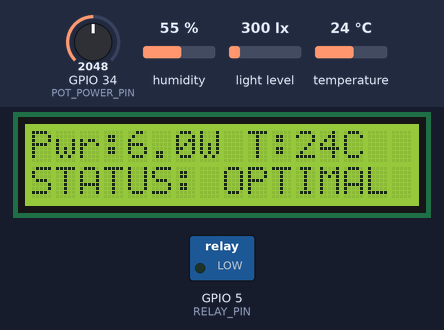
The sketch below on a simulated ESP32. Parts: 16×2 character LCD, switched loads named in the sketch (green lamp = pin HIGH). Inputs (shaded band) come from the test bench; at power-on: temperature 24 °C, GPIO 34 (POT_POWER_PIN) = 2048, humidity 55 %, light level 300 lx. What the sketch prints to the serial monitor is not drawn.

Above: at 3.2 s.
3.3 s: temperature set to 0 °C
At 5.3 s:
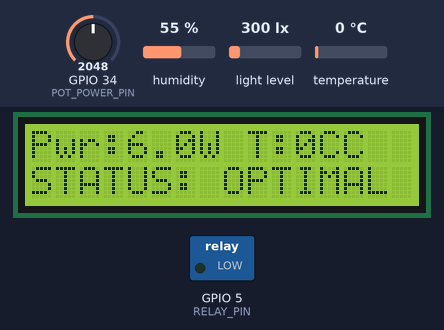
6.0 s: GPIO 34 (POT_POWER_PIN) set to 2866
At 6.8 s:
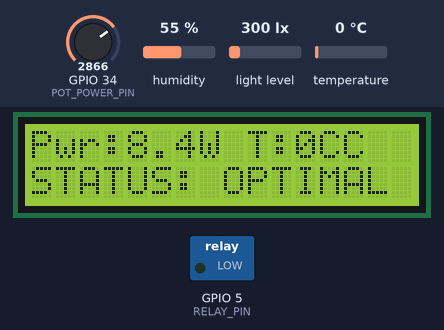
8.7 s: temperature set to 41 °C
At 11.2 s:
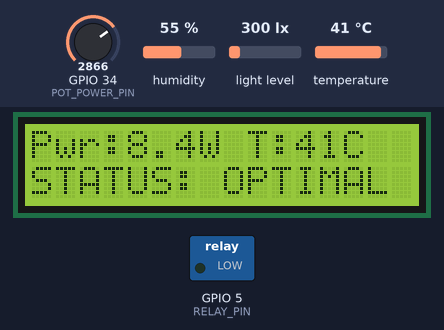
11.7 s: GPIO 34 (POT_POWER_PIN) set to 3972
At 12.9 s:
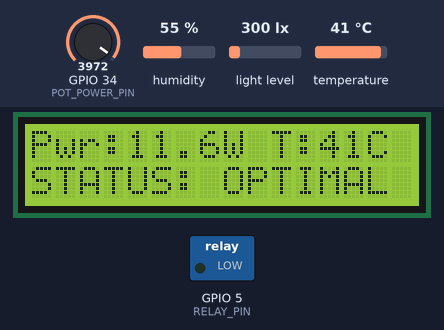
14.4 s: temperature set to 12 °C
At 17.3 s:
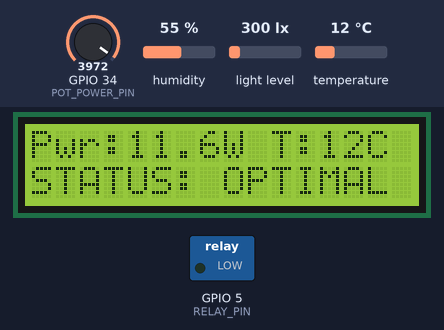
17.8 s: GPIO 34 (POT_POWER_PIN) set to 3452
At 19.0 s:
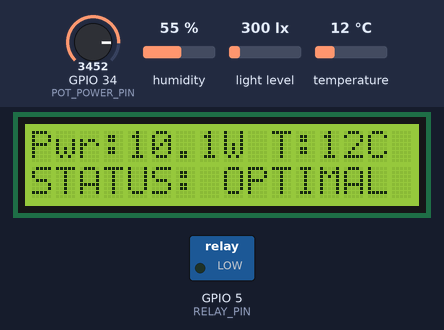
20.5 s: GPIO 34 (POT_POWER_PIN) set to 3358
Timing chart, 0 to 23.5 s (numbered marks = the images above; inputs shaded):
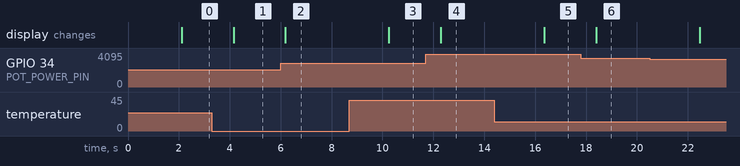

The sketch:

esp32-http-server.ino
```cpp
/* ESP32 HTTP IoT Server Example for Wokwi.com

  https://wokwi.com/projects/320964045035274834

  To test, you need the Wokwi IoT Gateway, as explained here:

  https://docs.wokwi.com/guides/esp32-wifi#the-private-gateway

  Then start the simulation, and open http://localhost:9080
  in another browser tab.

  Note that the IoT Gateway requires a Wokwi Club subscription.
  To purchase a Wokwi Club subscription, go to https://wokwi.com/club
*/

#include <Wire.h>
#include <LiquidCrystal_I2C.h>
#include <DHT.h>
#include <BH1750.h>

// Pin Definitions
#define POT_POWER_PIN 34   // Simulates Actual Solar Power (0-12W)
#define POT_DUST_PIN 32    // Simulates Dust accumulation
#define DHTPIN 4           // DHT22 Temperature Sensor
#define RELAY_PIN 5        // Cleaning Pump Relay
#define DHTTYPE DHT22

// Initialize Components
LiquidCrystal_I2C lcd(0x27, 16, 2);
DHT dht(DHTPIN, DHTTYPE);
BH1750 lightMeter;

void setup() {
  Serial.begin(115200);

  // Start Sensors
  Wire.begin(21, 22); // SDA, SCL
  dht.begin();
  lightMeter.begin();

  // Start LCD
  lcd.init();
  lcd.backlight();

  // Set Relay
  pinMode(RELAY_PIN, OUTPUT);
  digitalWrite(RELAY_PIN, LOW);

  lcd.print("AI Solar System");
  delay(2000);
  lcd.clear();
}

void loop() {
  // 1. Read Raw Sensor Data
  float temp = dht.readTemperature();
  float lux = lightMeter.readLightLevel();

  // 2. Simulate Actual Power from Potentiometer (0 to 12 Watts)
  int rawPower = analogRead(POT_POWER_PIN);
  float actualPower = (rawPower / 4095.0) * 12.0;

  // 3. Simple AI Prediction Logic (P = Light - Heat Loss)
  // In a real AI, these coefficients come from your Python training
  float predictedPower = (lux / 5000.0) * 10.0;
  if (temp > 35) predictedPower -= (temp - 35) * 0.1; // Efficiency drop due to heat

  // 4. Maintenance Recommendation (The "Efficiency Gap")
  float gap = predictedPower - actualPower;
  bool needsCleaning = (gap > 1.5); // If gap > 1.5W, panel is likely dirty

  if (needsCleaning) {
    digitalWrite(RELAY_PIN, HIGH); // Turn on pump
  } else {
    digitalWrite(RELAY_PIN, LOW);
  }

  // 5. Update LCD Display
  lcd.setCursor(0, 0);
  lcd.print("Pwr:"); lcd.print(actualPower, 1); lcd.print("W ");
  lcd.print("T:"); lcd.print(temp, 0); lcd.print("C");

  lcd.setCursor(0, 1);
  if (needsCleaning) {
    lcd.print("STATUS: CLEANING");
  } else {
    lcd.print("STATUS: OPTIMAL ");
  }

  // 6. Serial Debugging for Dashboard
  Serial.print("Actual:"); Serial.print(actualPower);
  Serial.print(",Pred:"); Serial.print(predictedPower);
  Serial.print(",Lux:"); Serial.println(lux);

  delay(2000); // Read every 2 seconds
}
```

Measured:
- after the input at 3.3 s, the display: changes after 0.85 s (image 1)
- after the input at 6.0 s, the display: changes after 0.18 s (image 2)
- after the input at 8.7 s, the display: changes after 1.6 s (image 3)
- after the input at 11.7 s, the display: changes after 0.59 s (image 4)
- after the input at 14.4 s, the display: changes after 2.0 s (image 5)
- after the input at 17.8 s, the display: changes after 0.60 s (image 6)
